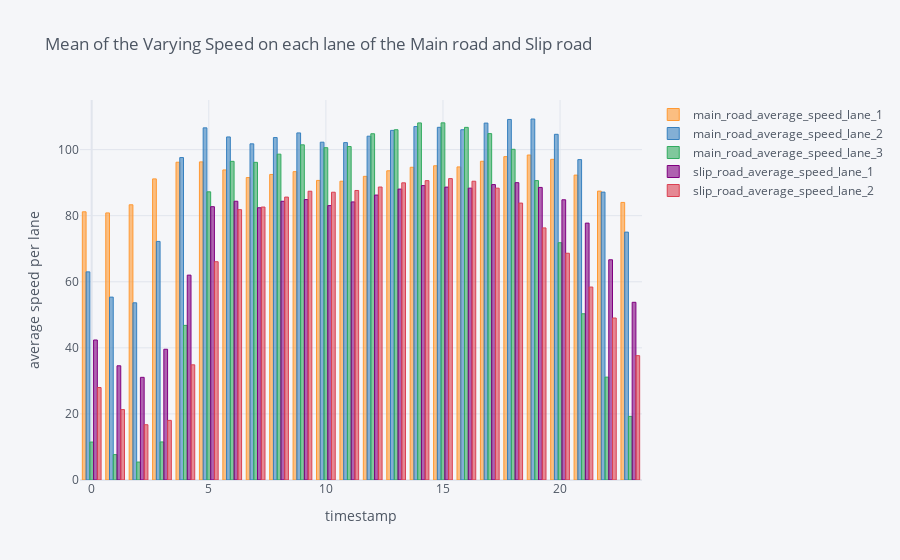

Write notebook code for a chart like this one.
### Markdown cell above
Plotted graph showing the mean of the Varying Speed on each lane between the Main road and Slip road

### Code cell
df_main_speed_mean=df_main_speed.groupby(main_road['timestamp'].dt.hour)["main_road_average_speed_lane_1","main_road_average_speed_lane_2","main_road_average_speed_lane_3"].mean()
df_main_speed_mean = pd.DataFrame(df_main_speed_mean)#convert main_speed_mean into dataframe

df_slip_speed_mean=df_slip_speed.groupby(slip_road['timestamp'].dt.hour)["slip_road_average_speed_lane_1","slip_road_average_speed_lane_2"].mean()
df_slip_speed_mean=pd.DataFrame(df_slip_speed_mean)#convert slip_speed_mean into dataframe

##merge the two dataframe
merge_main_slip_speed_mean = pd.merge(df_main_speed_mean, df_slip_speed_mean, on='timestamp')

##do vehicle speed varies from the slip road and main road
merge_main_slip_speed_mean.iplot(kind='bar',width=50.0,
                                 size=40,title="Mean of the Varying Speed on each lane of the Main road and Slip road",
                                 y=["main_road_average_speed_lane_1","main_road_average_speed_lane_2",
                                  "main_road_average_speed_lane_3","slip_road_average_speed_lane_1",
                                  "slip_road_average_speed_lane_2"],xTitle="timestamp", yTitle="average speed per lane")

### Figure 1 — Plotly figure (JSON) as saved in the notebook; plotly's stock layout.template omitted (floating-point values rounded to 4 significant figures)
{"data": [{"marker": {"color": "rgba(255, 153, 51, 0.6)", "line": {"color": "rgba(255, 153, 51, 1.0)", "width": 1}}, "name": "main_road_average_speed_lane_1", "orientation": "v", "text": "", "type": "bar", "x": [0, 1, 2, 3, 4, 5, 6, 7, 8, 9, 10, 11, 12, 13, 14, 15, 16, 17, 18, 19, 20, 21, 22, 23], "y": [81.18, 80.84, 83.3, 91.14, 96.19, 96.29, 93.85, 91.54, 92.49, 93.33, 90.68, 90.43, 91.92, 93.59, 94.66, 95.11, 94.77, 96.48, 97.88, 98.37, 97.06, 92.29, 87.44, 84.02]}, {"marker": {"color": "rgba(55, 128, 191, 0.6)", "line": {"color": "rgba(55, 128, 191, 1.0)", "width": 1}}, "name": "main_road_average_speed_lane_2", "orientation": "v", "text": "", "type": "bar", "x": [0, 1, 2, 3, 4, 5, 6, 7, 8, 9, 10, 11, 12, 13, 14, 15, 16, 17, 18, 19, 20, 21, 22, 23], "y": [63.0, 55.36, 53.64, 72.22, 97.6, 106.6, 103.8, 101.7, 103.7, 105.1, 102.3, 102.1, 104.1, 105.8, 107.0, 106.8, 106.0, 108.0, 109.1, 109.3, 104.6, 96.98, 87.14, 75.03]}, {"marker": {"color": "rgba(50, 171, 96, 0.6)", "line": {"color": "rgba(50, 171, 96, 1.0)", "width": 1}}, "name": "main_road_average_speed_lane_3", "orientation": "v", "text": "", "type": "bar", "x": [0, 1, 2, 3, 4, 5, 6, 7, 8, 9, 10, 11, 12, 13, 14, 15, 16, 17, 18, 19, 20, 21, 22, 23], "y": [11.49, 7.685, 5.433, 11.52, 46.8, 87.22, 96.45, 96.15, 98.62, 101.4, 100.6, 100.9, 104.8, 106.0, 108.1, 108.1, 106.7, 104.8, 100.1, 90.62, 71.82, 50.32, 31.14, 19.25]}, {"marker": {"color": "rgba(128, 0, 128, 0.6)", "line": {"color": "rgba(128, 0, 128, 1.0)", "width": 1}}, "name": "slip_road_average_speed_lane_1", "orientation": "v", "text": "", "type": "bar", "x": [0, 1, 2, 3, 4, 5, 6, 7, 8, 9, 10, 11, 12, 13, 14, 15, 16, 17, 18, 19, 20, 21, 22, 23], "y": [42.38, 34.57, 31.07, 39.57, 62.01, 82.73, 84.38, 82.41, 84.36, 84.88, 83.05, 84.17, 86.25, 88.05, 89.11, 88.65, 88.34, 89.42, 90.0, 88.56, 84.82, 77.76, 66.66, 53.79]}, {"marker": {"color": "rgba(219, 64, 82, 0.6)", "line": {"color": "rgba(219, 64, 82, 1.0)", "width": 1}}, "name": "slip_road_average_speed_lane_2", "orientation": "v", "text": "", "type": "bar", "x": [0, 1, 2, 3, 4, 5, 6, 7, 8, 9, 10, 11, 12, 13, 14, 15, 16, 17, 18, 19, 20, 21, 22, 23], "y": [27.99, 21.31, 16.73, 18.05, 34.86, 66.07, 81.82, 82.61, 85.63, 87.41, 87.11, 87.64, 88.68, 89.95, 90.61, 91.23, 90.43, 88.33, 83.82, 76.3, 68.64, 58.4, 49.03, 37.63]}], "layout": {"legend": {"bgcolor": "#F5F6F9", "font": {"color": "#4D5663"}}, "paper_bgcolor": "#F5F6F9", "plot_bgcolor": "#F5F6F9", "title": {"font": {"color": "#4D5663"}, "text": "Mean of the Varying Speed on each lane of the Main road and Slip road"}, "xaxis": {"gridcolor": "#E1E5ED", "showgrid": true, "tickfont": {"color": "#4D5663"}, "title": {"font": {"color": "#4D5663"}, "text": "timestamp"}, "zerolinecolor": "#E1E5ED"}, "yaxis": {"gridcolor": "#E1E5ED", "showgrid": true, "tickfont": {"color": "#4D5663"}, "title": {"font": {"color": "#4D5663"}, "text": "average speed per lane"}, "zerolinecolor": "#E1E5ED"}}}
